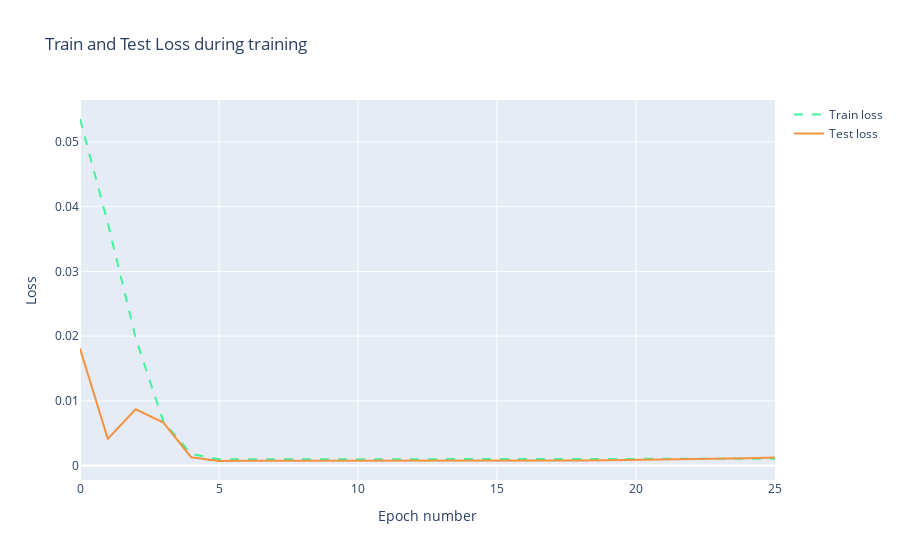

Source (notebook cell):
### Code cell
trace1 = go.Scatter(
    x = np.arange(0, len(history.history['loss']), 1),
    y = history.history['loss'],
    mode = 'lines',
    name = 'Train loss',
    line = dict(color=('rgb(66, 244, 155)'), width=2, dash='dash')
)
trace2 = go.Scatter(
    x = np.arange(0, len(history.history['val_loss']), 1),
    y = history.history['val_loss'],
    mode = 'lines',
    name = 'Test loss',
    line = dict(color=('rgb(244, 146, 65)'), width=2)
)

data = [trace1, trace2]
layout = dict(title = 'Train and Test Loss during training', 
              xaxis = dict(title = 'Epoch number'), yaxis = dict(title = 'Loss'))
fig = dict(data=data, layout=layout)
py.iplot(fig, filename='training_process')

### Figure 1 — Plotly figure (JSON) as saved in the notebook; plotly's stock layout.template omitted (floating-point values rounded to 4 significant figures)
{"data": [{"line": {"color": "rgb(66, 244, 155)", "dash": "dash", "width": 2}, "mode": "lines", "name": "Train loss", "type": "scatter", "x": [0, 1, 2, 3, 4, 5, 6, 7, 8, 9, 10, 11, 12, 13, 14, 15, 16, 17, 18, 19, 20, 21, 22, 23, 24, 25], "y": [0.05355, 0.03748, 0.01972, 0.00678, 0.001797, 0.0009583, 0.0009463, 0.0009522, 0.0009482, 0.000938, 0.0009267, 0.0009181, 0.0009144, 0.0009155, 0.0009204, 0.0009276, 0.000936, 0.000945, 0.0009545, 0.0009646, 0.0009756, 0.0009876, 0.001001, 0.001015, 0.001031, 0.001049]}, {"line": {"color": "rgb(244, 146, 65)", "width": 2}, "mode": "lines", "name": "Test loss", "type": "scatter", "x": [0, 1, 2, 3, 4, 5, 6, 7, 8, 9, 10, 11, 12, 13, 14, 15, 16, 17, 18, 19, 20, 21, 22, 23, 24, 25], "y": [0.01808, 0.004122, 0.008684, 0.006621, 0.001284, 0.000713, 0.0007227, 0.0007232, 0.0007171, 0.0007096, 0.0007032, 0.0006983, 0.0006953, 0.000695, 0.0006989, 0.0007082, 0.0007236, 0.0007456, 0.0007749, 0.000812, 0.0008576, 0.0009123, 0.0009768, 0.001052, 0.001137, 0.001233]}], "layout": {"title": {"text": "Train and Test Loss during training"}, "xaxis": {"title": {"text": "Epoch number"}}, "yaxis": {"title": {"text": "Loss"}}}}
